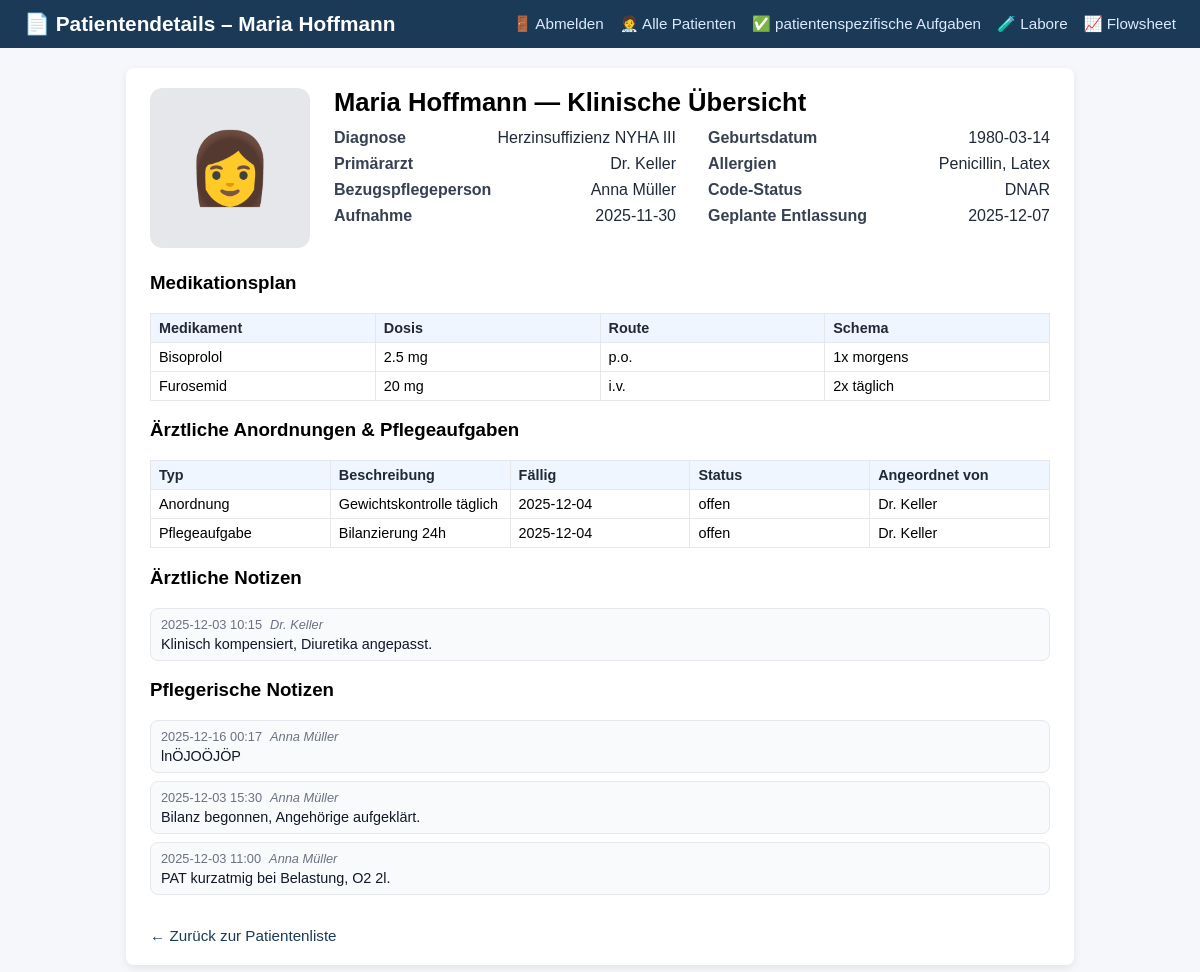
The app's page /patient/1, older data.
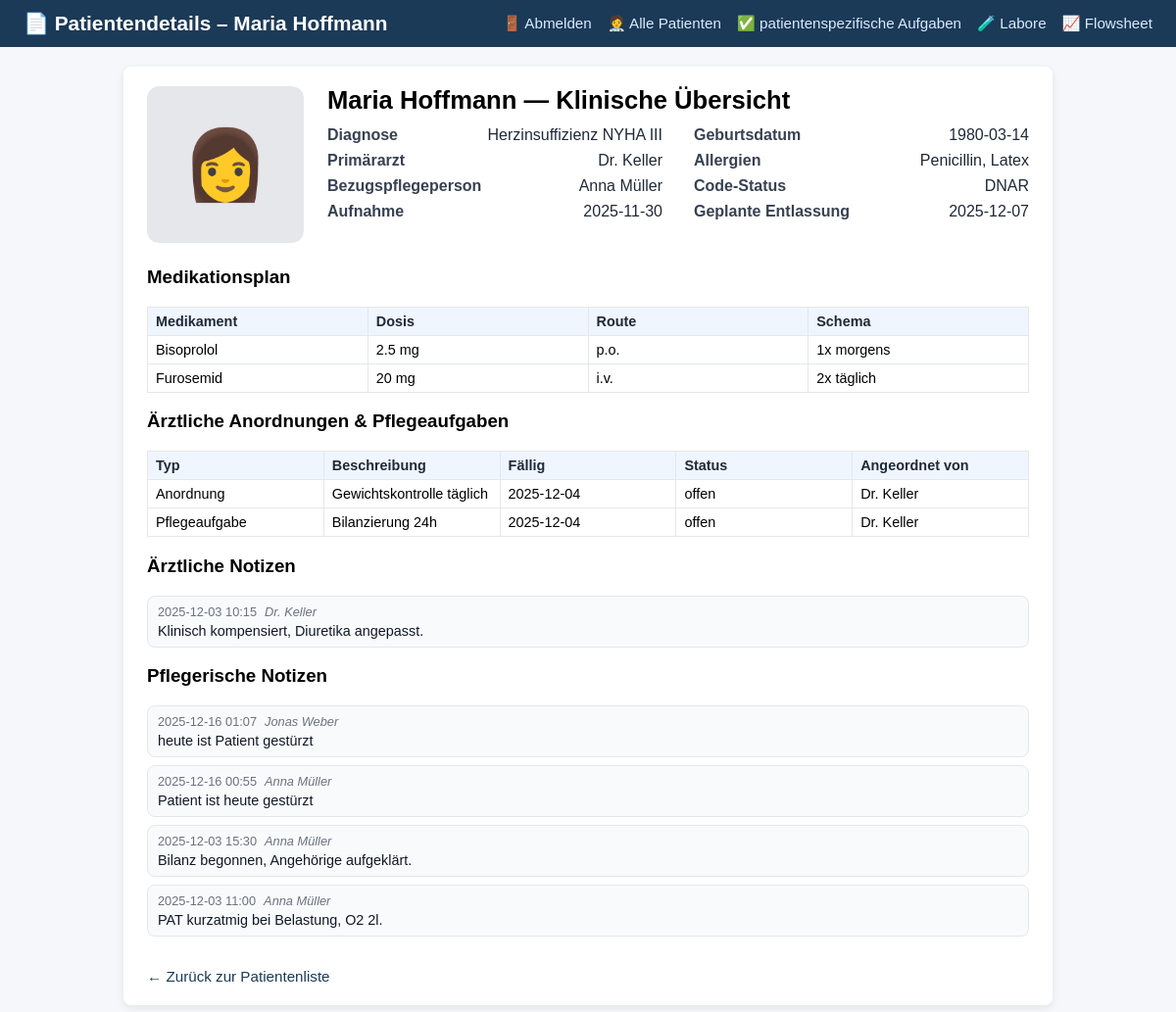
The same page, newer data.
### tables this page shows
CREATE TABLE medications (
    id INTEGER PRIMARY KEY AUTOINCREMENT,
    patient_id INTEGER NOT NULL,
    name TEXT NOT NULL,
    dose TEXT,
    route TEXT,
    schedule TEXT,
    next_due TEXT,
    due_time TEXT,
    completed INTEGER DEFAULT 0,
    given INTEGER DEFAULT 0,
    not_given INTEGER DEFAULT 0,
    last_given_by TEXT,
    last_given_at TEXT,
    FOREIGN KEY (patient_id) REFERENCES patients(id)
);

CREATE TABLE orders (
    id INTEGER PRIMARY KEY AUTOINCREMENT,
    patient_id INTEGER NOT NULL,
    description TEXT NOT NULL,
    due_date TEXT,
    due_time TEXT,
    status TEXT,
    ordered_by TEXT,
    type TEXT,
    completed INTEGER DEFAULT 0,
    FOREIGN KEY (patient_id) REFERENCES patients(id)
);

CREATE TABLE doctor_notes (
    id INTEGER PRIMARY KEY AUTOINCREMENT,
    patient_id INTEGER NOT NULL,
    note TEXT NOT NULL,
    created_at TEXT,
    author TEXT,
    FOREIGN KEY (patient_id) REFERENCES patients(id)
);

CREATE TABLE nurse_notes (
    id INTEGER PRIMARY KEY AUTOINCREMENT,
    patient_id INTEGER NOT NULL,
    note TEXT NOT NULL,
    created_at TEXT,
    author TEXT,
    FOREIGN KEY (patient_id) REFERENCES patients(id)
);

### app.py (the view)
@app.route("/patient/<int:patient_id>", methods=["GET", "POST"])
def patient_detail(patient_id):
    conn = get_connection()
    cur = conn.cursor()
    cur.execute("""
        SELECT
            p.id,
            p.patient_identifier,
            p.name,
            p.gender,
            p.dob,
            p.room,
            p.diagnosis,
            p.bezugspflege_id,
            p.allergies,
            p.code_status,
            p.admission_date,
            p.expected_discharge,
            p.primary_doctor,
            p.photo_filename,
            n.name AS bezugspflege_name
        FROM patients p
        LEFT JOIN nurses n ON p.bezugspflege_id = n.id
        WHERE p.id = ?;
    """, (patient_id,))
    patient = cur.fetchone()
    cur.execute("SELECT id, name FROM nurses ORDER BY name;")
    nurses = cur.fetchall()
    cur.execute("""
        SELECT id, name, dose, route, schedule
        FROM medications
        WHERE patient_id = ?
            AND (given IS NULL OR given = 0)
            AND (not_given IS NULL OR not_given = 0)
        ORDER BY name;
    """, (patient_id,))
    meds = cur.fetchall()
    cur.execute("""
        SELECT description, due_date, status, ordered_by, type
        FROM orders
        WHERE patient_id = ?
        ORDER BY due_date;
    """, (patient_id,))
    orders = cur.fetchall()
    cur.execute("""
        SELECT note, created_at, author
        FROM doctor_notes
        WHERE patient_id = ?
        ORDER BY created_at DESC;
    """, (patient_id,))
    doctor_notes = cur.fetchall()
    cur.execute("""
        SELECT note, created_at, author
        FROM nurse_notes
        WHERE patient_id = ?
        ORDER BY created_at DESC;
    """, (patient_id,))
    nurse_notes = cur.fetchall()
    cur.execute("""
        SELECT alert, severity, created_at
        FROM ai_alerts
        WHERE patient_id = ?
        ORDER BY datetime(created_at) DESC;
    """, (patient_id,))
    alerts = cur.fetchall()
    current_nurse = get_current_nurse(conn)
    conn.close()
    conn.close()
    return render_template(
        "patient_detail.html",
        alerts=alerts,
        current_nurse=current_nurse,
        patient=patient,
        nurses=nurses,
        meds=meds,
        orders=orders,
        doctor_notes=doctor_notes,
        nurse_notes=nurse_notes,
    )

### app.py (called while the page is built, shortened)
def get_connection():
    conn = sqlite3.connect(DB_PATH)
    conn.row_factory = sqlite3.Row
    return conn

def get_current_nurse(conn=None):
    nurse_id = session.get("current_nurse_id")
    if not nurse_id:
        return None

### templates/patient_detail.html (shortened to what the changed rows need)
<!DOCTYPE html>
<html>
<head>
    <link rel="stylesheet" href="{{ url_for('static', filename='styles.css') }}">
</head>
<body>
    <div class="container">
<div class="patient-header-block">
    <div class="clinical-info-column">
        <h1 class="patient-header-title">
            {{ patient["name"] }} — Klinische Übersicht</h1>
    </div>
</div>
{% if meds %}
    <table class="detail-table">
        <thead>
            <tr>
                <th>Medikament</th>
                <th>Dosis</th>
                <th>Route</th>
                <th>Schema</th>
            </tr>
        </thead>
        <tbody>
            {% for m in meds %}
                <tr>
                    <td>{{ m["name"] }}</td>
                    <td>{{ m["dose"] }}</td>
                    <td>{{ m["route"] }}</td>
                    <td>{{ m["schedule"] }}</td>
                </tr>
            {% endfor %}
        </tbody>
    </table>
{% else %}
    <p>Keine Medikation dokumentiert.</p>
{% endif %}
{% if orders %}
    <table class="detail-table">
        <thead>
            <tr>
                <th>Typ</th>
                <th>Beschreibung</th>
                <th>Fällig</th>
                <th>Status</th>
                <th>Angeordnet von</th>
            </tr>
        </thead>
        <tbody>
            {% for o in orders %}
                <tr>
                    <td>{{ o["type"] or "Aufgabe" }}</td>
                    <td>{{ o["description"] }}</td>
                    <td>{{ o["due_date"] or "—" }}</td>
                    <td>{{ o["status"] or "offen" }}</td>
                    <td>{{ o["ordered_by"] or "—" }}</td>
                </tr>
            {% endfor %}
        </tbody>
    </table>
{% else %}
    <p>Keine offenen Anordnungen/Pflegeaufgaben dokumentiert.</p>
{% endif %}
{% if doctor_notes %}
    <ul class="note-list">
        {% for n in doctor_notes %}
            <li class="note-item">
                <div class="note-meta">
                    <span class="note-time">{{ n["created_at"].replace("T", " ") }}</span>
                    <span class="note-author">{{ n["author"] }}</span>
                </div>
                <div class="note-text">
                    {{ n["note"] }}
                </div>
            </li>
        {% endfor %}
    </ul>
{% else %}
    <p>Keine ärztlichen Notizen dokumentiert.</p>
{% endif %}
{% if nurse_notes %}
    <ul class="note-list">
        {% for n in nurse_notes %}
            <li class="note-item">
                <div class="note-meta">
                    <span class="note-time">{{ n["created_at"].replace("T", " ") }}</span>
                    <span class="note-author">{{ n["author"] }}</span>
                </div>
                <div class="note-text">
                    {{ n["note"] }}
                </div>
            </li>
        {% endfor %}
    </ul>
{% else %}
    <p>Keine pflegerischen Notizen dokumentiert.</p>
{% endif %}
    </div>
</body>
</html>

Row changes from the older to the newer data that the page shows:
added nurse_notes: created_at.replace "2025-12-16 01:07", author "Jonas Weber", note "heute ist Patient gestürzt"
changed nurse_notes: created_at.replace "2025-12-16 00:17" → "2025-12-16 00:55"; note "lnÖJOÖJÖP" → "Patient ist heute gestürzt"
